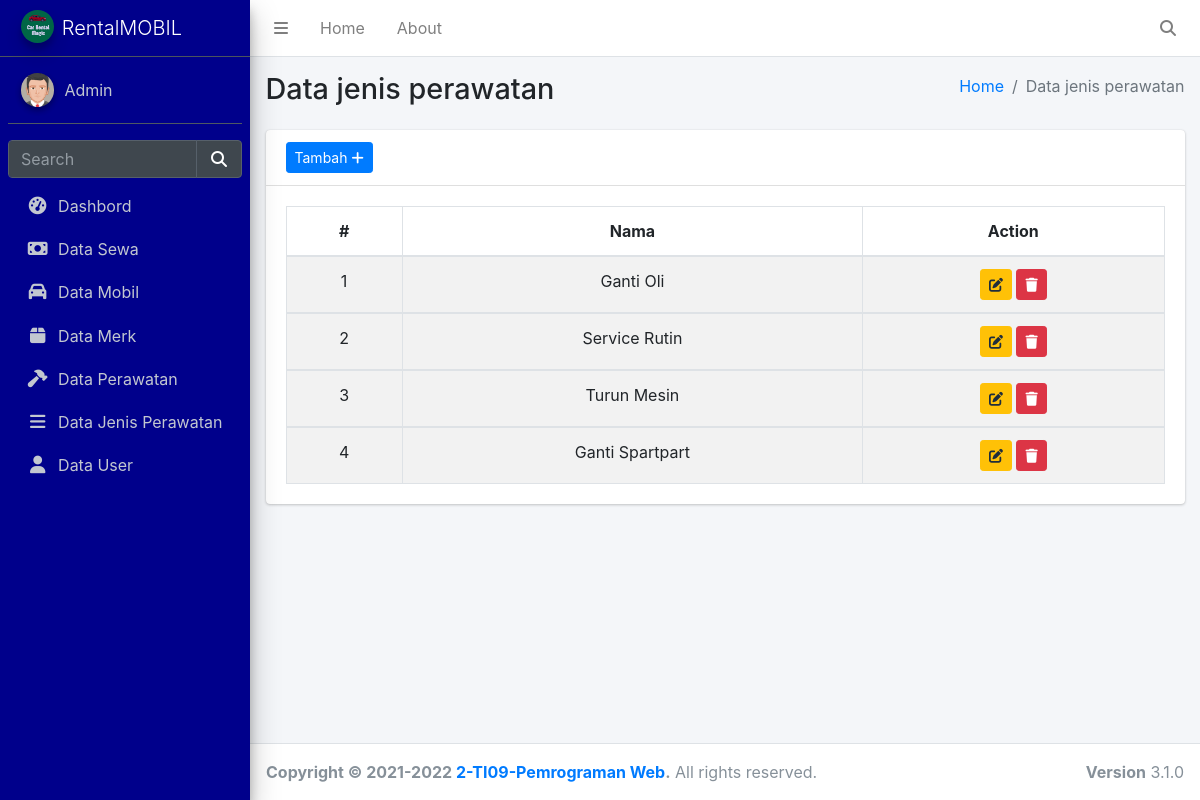
Screenshot of /index.php/jenis_perawatan with the database file from the repository.
### tables this page shows
CREATE TABLE `jenis_perawatan` (
  `id` int(11) NOT NULL,
  `nama` varchar(45) DEFAULT NULL
);

### application/controllers/Jenis_perawatan.php (called while the page is built, shortened)
<?php
class Jenis_perawatan extends CI_Controller
{
    public function __construct()
    {
        $this->load->model("jenis_perawatan_model");
    }
    public function index()
    {
        $data['title'] = "Data jenis perawatan";
        $data['jenis_perawatan'] = $this->jenis_perawatan_model->get_data('jenis_perawatan')->result();
        $this->load->view('template/head', $data);
        $this->load->view('template/side', $data);
        $this->load->view('jenis_perawatan', $data);
        $this->load->view('template/foot');
    }
}

### index.php (called while the page is built, shortened)
<?php
require_once BASEPATH.'core/CodeIgniter.php';

### application/models/Jenis_perawatan_model.php (called while the page is built, shortened)
<?php
    class Jenis_perawatan_model extends CI_Model {
     public function get_data($table)
     {
        return $this->db->get($table);
     }
}

### application/views/jenis_perawatan.php (the view, shortened to what this page needs)
<div class="card">
    <div class="card-header">
        <a href="<?= base_url('jenis_perawatan/tambah') ?>" class="btn btn-primary btn-sm">Tambah <i
                class="fas fa-plus"></i></a>
    </div>
    <div class="card-body">
        <table class="table table-bordered table-striped">
            <thead>
                <tr class="text-center">
                    <th>#</th>
                    <th>Nama</th>
                    <th>Action</th>
                </tr>
            </thead>
            <?php $no = 1;
            foreach ($jenis_perawatan as $jns) : ?>
            <tbody>
                <tr class="text-center">
                    <td><?= $no++ ?></td>
                    <td><?= $jns->nama ?></td>
                    <td>
                        <button data-toggle="modal" data-target="#edit<?= $jns->id ?>" class="btn btn-warning btn-sm"><i
                                class="fas fa-edit"></i></button>
                        <a href="<?= base_url('jenis_perawatan/delete/' . $jns->id) ?>" class="btn btn-danger btn-sm"><i
                                class="fas fa-trash"></i></a>
                    </td>
                </tr>
            </tbody>
            <?php endforeach
            ?>
        </table>
    </div>
</div>

### rows the page displays
jenis_perawatan: nama "Ganti Oli"
jenis_perawatan: nama "Service Rutin"
jenis_perawatan: nama "Turun Mesin"
jenis_perawatan: nama "Ganti Spartpart"

### other values shown
$title "Data jenis perawatan"
